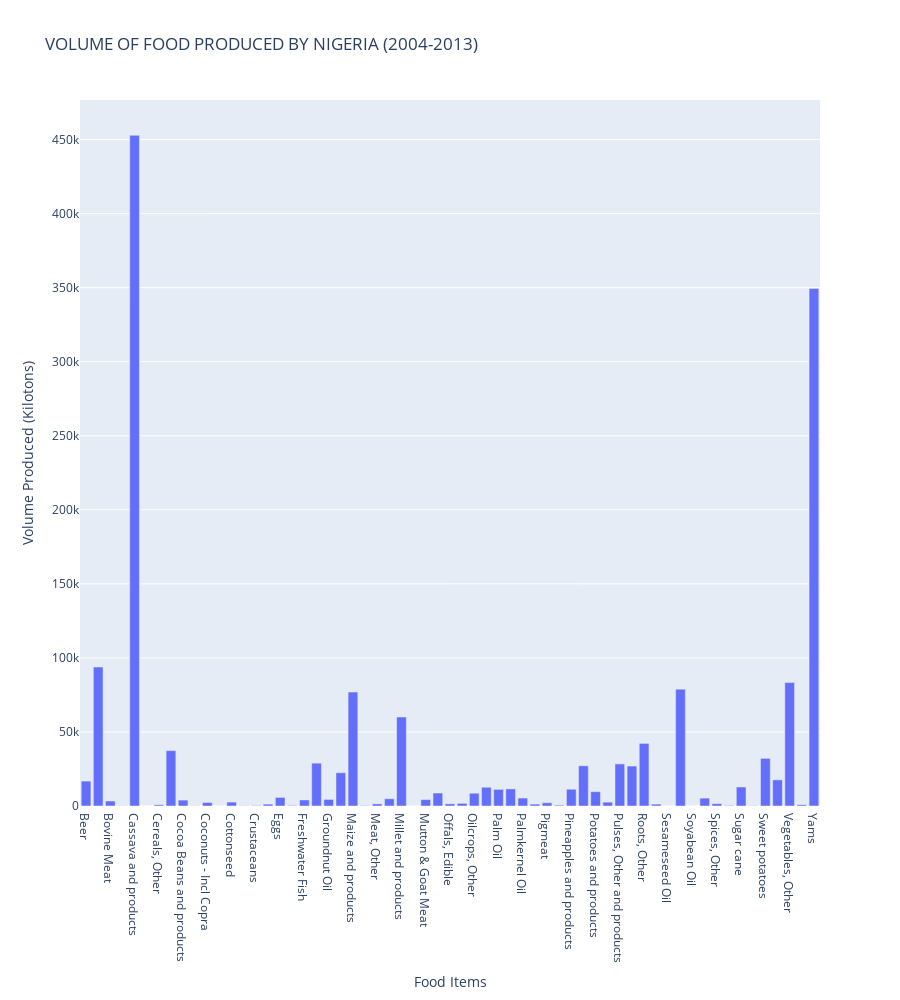

Notebook code for this chart:
### Code cell
fig = px.bar(Top1_food, x="Item", y="Value",
                 height=1000, labels={'Item':'Food Items', 'Value':'Volume Produced (Kilotons)'},
            title = 'VOLUME OF FOOD PRODUCED BY NIGERIA (2004-2013)')
fig.show()

### Figure 1 — Plotly figure (JSON) as saved in the notebook; plotly's stock layout.template omitted (floating-point values rounded to 4 significant figures)
{"data": [{"alignmentgroup": "True", "hovertemplate": "Food Items=%{x}<br>Volume Produced (Kilotons)=%{y}<extra></extra>", "legendgroup": "", "marker": {"color": "#636efa"}, "name": "", "offsetgroup": "", "orientation": "v", "showlegend": false, "textposition": "auto", "type": "bar", "x": ["Beer", "Beverages, Fermented", "Bovine Meat", "Butter, Ghee", "Cassava and products", "Cephalopods", "Cereals, Other", "Citrus, Other", "Cocoa Beans and products", "Coconut Oil", "Coconuts - Incl Copra", "Coffee and products", "Cottonseed", "Cottonseed Oil", "Crustaceans", "Demersal Fish", "Eggs", "Fats, Animals, Raw", "Freshwater Fish", "Fruits, Other", "Groundnut Oil", "Groundnuts (Shelled Eq)", "Maize and products", "Marine Fish, Other", "Meat, Other", "Milk - Excluding Butter", "Millet and products", "Molluscs, Other", "Mutton & Goat Meat", "Nuts and products", "Offals, Edible", "Oilcrops Oil, Other", "Oilcrops, Other", "Onions", "Palm Oil", "Palm kernels", "Palmkernel Oil", "Pelagic Fish", "Pigmeat", "Pimento", "Pineapples and products", "Plantains", "Potatoes and products", "Poultry Meat", "Pulses, Other and products", "Rice (Milled Equivalent)", "Roots, Other", "Sesame seed", "Sesameseed Oil", "Sorghum and products", "Soyabean Oil", "Soyabeans", "Spices, Other", "Sugar (Raw Equivalent)", "Sugar cane", "Sugar non-centrifugal", "Sweet potatoes", "Tomatoes and products", "Vegetables, Other", "Wheat and products", "Yams"], "xaxis": "x", "y": [16819, 93839, 3376, 111, 452881, 0, 820, 37398, 3988, 107, 2391, 33, 2649, 161, 290, 1256, 5798, 349, 4087, 28922, 4448, 22458, 76898, 271, 1429, 4880, 60097, 32, 4320, 8766, 1465, 1801, 8639, 12663, 11224, 11545, 5361, 1285, 2213, 554, 11324, 27171, 9657, 2614, 28423, 26964, 42266, 1265, 35, 78915, 32, 5325, 1582, 355, 12840, 158, 32163, 17632, 83335, 831, 349519], "yaxis": "y"}], "layout": {"barmode": "relative", "height": 1000, "legend": {"tracegroupgap": 0}, "title": {"text": "VOLUME OF FOOD PRODUCED BY NIGERIA (2004-2013)"}, "xaxis": {"anchor": "y", "domain": [0, 1], "title": {"text": "Food Items"}}, "yaxis": {"anchor": "x", "domain": [0, 1], "title": {"text": "Volume Produced (Kilotons)"}}}}
